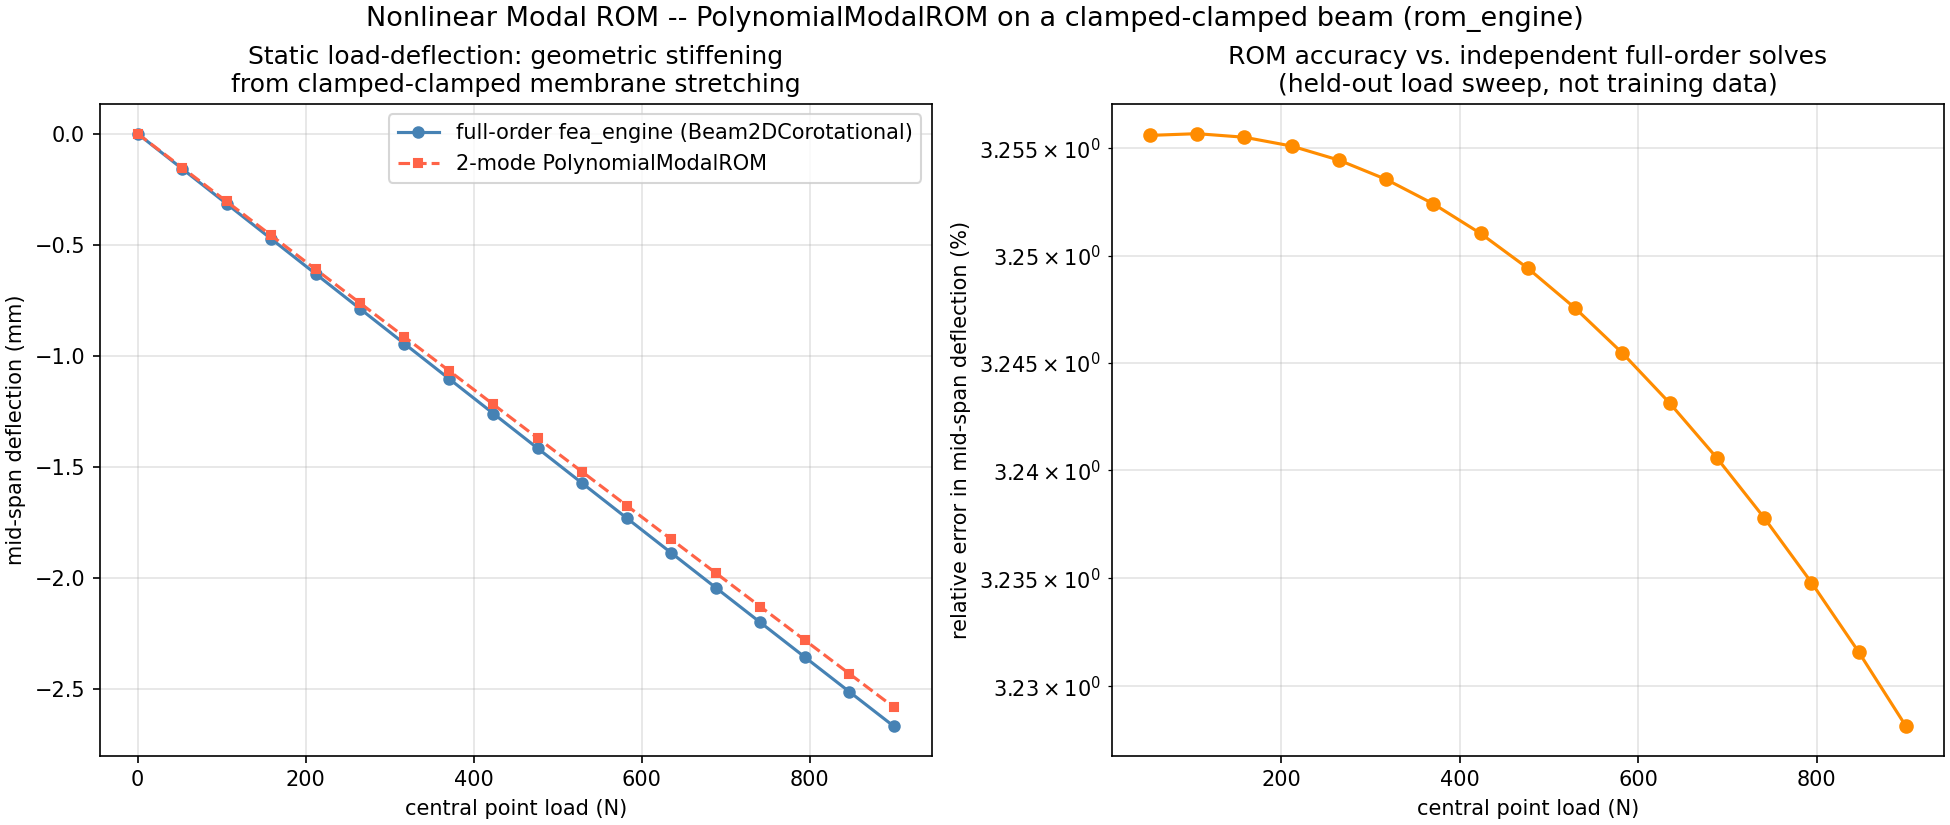

The script that saved this image:
"""
rom_05_nonlinear_modal_rom.py -- Example Gallery: geometrically nonlinear
reduced-order modeling (nonlinear_rom.py's PolynomialModalROM, the
ICE-ROM/He-et-al-2023 style Nash-form polynomial reduced force model),
trained on a real fea_engine full-order model -- the ROM counterpart
of the fea_engine gallery's Hyperelastic Beam page, here showing
"a small modal basis + a fitted polynomial nonlinearity reproduces the
FULL nonlinear static response," not "large deformation exists."

Uses tests/fea_fixtures.py's clamped_clamped_nonlinear_beam_system()
(the standard clamped-clamped Beam2DCorotational benchmark this
module's reference literature targets -- membrane-stretching-induced
geometric stiffening under central loading, no snap-through) and
AppliedLoadStrategy's already-validated training-data pipeline
(test_nonlinear_rom_fea.py) -- nothing here is a new physics path,
just a fresh, plotted run of it.

Panel 1: mid-span static load-deflection curve, ROM (2-mode
PolynomialModalROM, solved via its own Newton-Raphson predict(F_ext=))
vs. an INDEPENDENT full-order fea_engine solve at every load level
(not the training data -- a held-out load sweep).
Panel 2: relative error of the ROM's mid-span deflection vs. load
level, on a log scale -- the actual accuracy claim, not just "the
curves look close."
"""
import sys, os
sys.path.insert(0, os.path.join(os.path.dirname(__file__), "..", "..", "tests"))

import numpy as np
import matplotlib.pyplot as plt

from rom_engine.nonlinear_rom import PolynomialModalROM, AppliedLoadStrategy
from fea_fixtures import clamped_clamped_nonlinear_beam_system

N_ELEM, N_MODES = 16, 2


def main():
    fx = clamped_clamped_nonlinear_beam_system(n_elem=N_ELEM, n_modes=N_MODES, L=1.0)
    V, M_ff, freq_hz = fx["V"], fx["M_ff"], fx["freq_hz"]
    Lambda = (2 * np.pi * freq_hz) ** 2
    free = fx["free_dofs"]
    mid_node = N_ELEM // 2
    mid_dof_local = list(free).index(mid_node * 3 + 1)   # v-dof at mid-span node

    print(f"Clamped-clamped Beam2DCorotational, {N_ELEM} elements, "
          f"{N_MODES} retained modes, freq = {np.round(freq_hz, 2)} Hz")

    # ---- Train: AppliedLoadStrategy + PolynomialModalROM (already-
    #      validated pipeline, test_nonlinear_rom_fea.py) ----
    rng = np.random.default_rng(0)
    strategy = AppliedLoadStrategy(target_fracs=(0.3, 3.0), reference_scale=0.01,
                                    n_samples=45, rng=rng)
    q_l, q_nl, F_nl = strategy.generate(V, M_ff, freq_hz, fx["mode_shape_peaks"], fx["fom_solver"])
    rom = PolynomialModalROM(N_MODES).fit(q_nl, F_nl)

    # ---- Independent held-out static load sweep: central point load ----
    F_shape_free = np.zeros(len(free))
    F_shape_free[mid_dof_local] = -1.0
    f_hat_shape = V.T @ F_shape_free    # modal projection of the unit load shape

    load_mags = np.linspace(0.0, 900.0, 18)
    mid_rom, mid_fom = [], []
    q_prev = np.zeros(N_MODES)
    for P in load_mags:
        F_free = P * F_shape_free
        u_fom_free = fx["fom_solver"](F_free, n_steps=10)
        mid_fom.append(u_fom_free[mid_dof_local])

        f_hat = P * f_hat_shape
        q_sol, converged = rom.predict(F_ext=f_hat, Lambda=Lambda, q0=q_prev)
        assert converged, f"ROM Newton solve failed to converge at P={P}"
        q_prev = q_sol
        u_rom_free = V @ q_sol
        mid_rom.append(u_rom_free[mid_dof_local])

    mid_rom, mid_fom = np.array(mid_rom), np.array(mid_fom)
    rel_err = np.abs(mid_rom - mid_fom) / np.maximum(np.abs(mid_fom), 1e-12)
    rel_err[0] = np.nan   # zero-load point is 0/0

    fig, (ax1, ax2) = plt.subplots(1, 2, figsize=(13, 5.5), constrained_layout=True)

    ax1.plot(load_mags, mid_fom * 1000, 'o-', color='steelblue', markersize=5,
              label='full-order fea_engine (Beam2DCorotational)')
    ax1.plot(load_mags, mid_rom * 1000, 's--', color='tomato', markersize=4,
              label=f'{N_MODES}-mode PolynomialModalROM')
    ax1.set_xlabel('central point load (N)')
    ax1.set_ylabel('mid-span deflection (mm)')
    ax1.set_title('Static load-deflection: geometric stiffening\nfrom clamped-clamped membrane stretching')
    ax1.grid(True, alpha=0.35)
    ax1.legend()

    ax2.semilogy(load_mags[1:], rel_err[1:] * 100, 'o-', color='darkorange')
    ax2.set_xlabel('central point load (N)')
    ax2.set_ylabel('relative error in mid-span deflection (%)')
    ax2.set_title('ROM accuracy vs. independent full-order solves\n(held-out load sweep, not training data)')
    ax2.grid(True, alpha=0.35, which='both')

    fig.suptitle('Nonlinear Modal ROM -- PolynomialModalROM on a clamped-clamped beam (rom_engine)', fontsize=13)
    fig.savefig(os.path.join(os.path.dirname(__file__), 'rom_05_nonlinear_modal_rom.png'), dpi=150)
    print("Saved rom_05_nonlinear_modal_rom.png")
    print(f"Max relative error over the sweep: {np.nanmax(rel_err)*100:.3f}%")
    print(f"Full-order solves used: {strategy.n_samples} (training) + {len(load_mags)} (independent sweep)")
    print(f"Reduced model size: {N_MODES} modes vs. {fx['n_dof']} full-order DOF")


if __name__ == "__main__":
    main()
